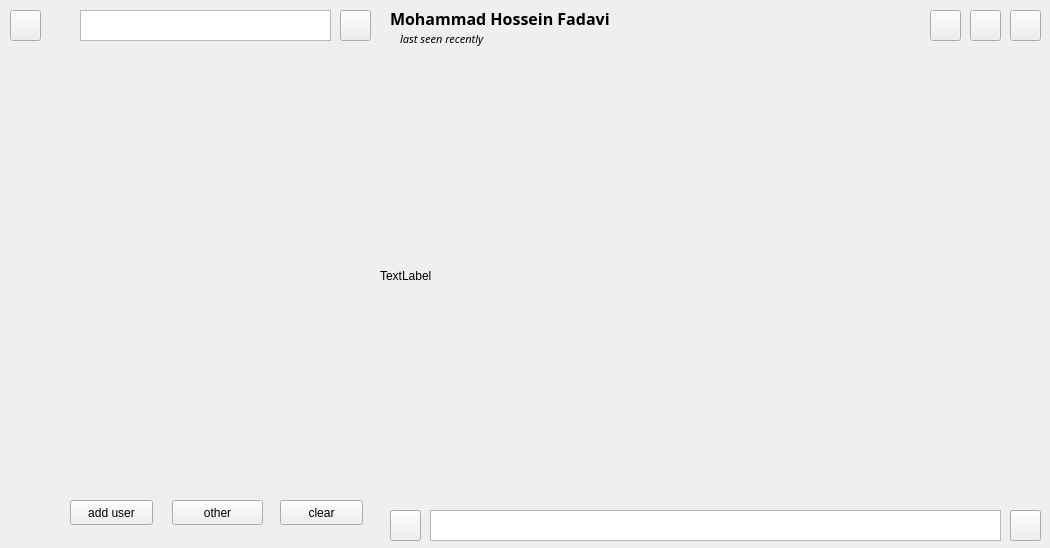
<?xml version="1.0" encoding="UTF-8"?>
<ui version="4.0">
 <class>PyChat</class>
 <widget class="QMainWindow" name="PyChat">
  <property name="geometry">
   <rect>
    <x>0</x>
    <y>0</y>
    <width>1050</width>
    <height>548</height>
   </rect>
  </property>
  <property name="windowTitle">
   <string>PyChat</string>
  </property>
  <property name="tabShape">
   <enum>QTabWidget::Triangular</enum>
  </property>
  <widget class="QWidget" name="centralwidget">
   <widget class="QScrollArea" name="scrollArea">
    <property name="geometry">
     <rect>
      <x>380</x>
      <y>60</y>
      <width>661</width>
      <height>431</height>
     </rect>
    </property>
    <property name="tabletTracking">
     <bool>true</bool>
    </property>
    <property name="contextMenuPolicy">
     <enum>Qt::DefaultContextMenu</enum>
    </property>
    <property name="styleSheet">
     <string notr="true">background-color: rgba(255, 255, 255, 0)</string>
    </property>
    <property name="frameShape">
     <enum>QFrame::VLine</enum>
    </property>
    <property name="verticalScrollBarPolicy">
     <enum>Qt::ScrollBarAsNeeded</enum>
    </property>
    <property name="horizontalScrollBarPolicy">
     <enum>Qt::ScrollBarAlwaysOff</enum>
    </property>
    <property name="widgetResizable">
     <bool>true</bool>
    </property>
    <widget class="QWidget" name="scrollAreaWidgetContents">
     <property name="geometry">
      <rect>
       <x>0</x>
       <y>0</y>
       <width>657</width>
       <height>427</height>
      </rect>
     </property>
     <layout class="QHBoxLayout" name="horizontalLayout">
      <item>
       <layout class="QVBoxLayout" name="verticalLayout">
        <item>
         <layout class="QFormLayout" name="formLayout">
          <property name="labelAlignment">
           <set>Qt::AlignLeading|Qt::AlignLeft|Qt::AlignVCenter</set>
          </property>
          <property name="rightMargin">
           <number>10</number>
          </property>
         </layout>
        </item>
       </layout>
      </item>
     </layout>
    </widget>
   </widget>
   <widget class="QPushButton" name="send_b">
    <property name="geometry">
     <rect>
      <x>1010</x>
      <y>510</y>
      <width>31</width>
      <height>31</height>
     </rect>
    </property>
    <property name="cursor">
     <cursorShape>PointingHandCursor</cursorShape>
    </property>
    <property name="text">
     <string/>
    </property>
    <property name="icon">
     <iconset>
      <normaloff>../../icons/send2.png</normaloff>../../icons/send2.png</iconset>
    </property>
   </widget>
   <widget class="QPushButton" name="other_b">
    <property name="geometry">
     <rect>
      <x>172</x>
      <y>500</y>
      <width>91</width>
      <height>25</height>
     </rect>
    </property>
    <property name="text">
     <string>other</string>
    </property>
   </widget>
   <widget class="QPushButton" name="clear_b">
    <property name="geometry">
     <rect>
      <x>280</x>
      <y>500</y>
      <width>83</width>
      <height>25</height>
     </rect>
    </property>
    <property name="text">
     <string>clear</string>
    </property>
   </widget>
   <widget class="QTextEdit" name="messegebox_t">
    <property name="geometry">
     <rect>
      <x>430</x>
      <y>510</y>
      <width>571</width>
      <height>31</height>
     </rect>
    </property>
   </widget>
   <widget class="QScrollArea" name="scrollArea_2">
    <property name="geometry">
     <rect>
      <x>60</x>
      <y>50</y>
      <width>311</width>
      <height>441</height>
     </rect>
    </property>
    <property name="cursor" stdset="0">
     <cursorShape>PointingHandCursor</cursorShape>
    </property>
    <property name="tabletTracking">
     <bool>true</bool>
    </property>
    <property name="contextMenuPolicy">
     <enum>Qt::DefaultContextMenu</enum>
    </property>
    <property name="layoutDirection">
     <enum>Qt::LeftToRight</enum>
    </property>
    <property name="autoFillBackground">
     <bool>false</bool>
    </property>
    <property name="frameShape">
     <enum>QFrame::VLine</enum>
    </property>
    <property name="lineWidth">
     <number>-1</number>
    </property>
    <property name="verticalScrollBarPolicy">
     <enum>Qt::ScrollBarAsNeeded</enum>
    </property>
    <property name="horizontalScrollBarPolicy">
     <enum>Qt::ScrollBarAlwaysOff</enum>
    </property>
    <property name="widgetResizable">
     <bool>true</bool>
    </property>
    <widget class="QWidget" name="scrollAreaWidgetContents_2">
     <property name="geometry">
      <rect>
       <x>0</x>
       <y>0</y>
       <width>315</width>
       <height>445</height>
      </rect>
     </property>
     <layout class="QHBoxLayout" name="horizontalLayout_2">
      <item>
       <layout class="QVBoxLayout" name="verticalLayout_2">
        <item>
         <layout class="QFormLayout" name="formLayout_2">
          <property name="rowWrapPolicy">
           <enum>QFormLayout::DontWrapRows</enum>
          </property>
          <property name="rightMargin">
           <number>0</number>
          </property>
         </layout>
        </item>
       </layout>
      </item>
     </layout>
    </widget>
   </widget>
   <widget class="QPushButton" name="user_b">
    <property name="geometry">
     <rect>
      <x>70</x>
      <y>500</y>
      <width>83</width>
      <height>25</height>
     </rect>
    </property>
    <property name="text">
     <string>add user</string>
    </property>
   </widget>
   <widget class="QPushButton" name="record_b">
    <property name="geometry">
     <rect>
      <x>1010</x>
      <y>510</y>
      <width>31</width>
      <height>31</height>
     </rect>
    </property>
    <property name="cursor">
     <cursorShape>PointingHandCursor</cursorShape>
    </property>
    <property name="text">
     <string/>
    </property>
    <property name="icon">
     <iconset>
      <normaloff>../../icons/radio.png</normaloff>../../icons/radio.png</iconset>
    </property>
   </widget>
   <widget class="QPushButton" name="attach_b">
    <property name="geometry">
     <rect>
      <x>390</x>
      <y>510</y>
      <width>31</width>
      <height>31</height>
     </rect>
    </property>
    <property name="cursor">
     <cursorShape>PointingHandCursor</cursorShape>
    </property>
    <property name="text">
     <string/>
    </property>
   </widget>
   <widget class="QPushButton" name="menu_b">
    <property name="geometry">
     <rect>
      <x>10</x>
      <y>10</y>
      <width>31</width>
      <height>31</height>
     </rect>
    </property>
    <property name="styleSheet">
     <string notr="true">pushButton&gt;setStyleSheet(&quot;QPushButton{background:transparent;}&quot;);</string>
    </property>
    <property name="text">
     <string/>
    </property>
    <property name="icon">
     <iconset>
      <normaloff>../../icons/menu (copy).png</normaloff>../../icons/menu (copy).png</iconset>
    </property>
   </widget>
   <widget class="QLabel" name="side_bar_l">
    <property name="geometry">
     <rect>
      <x>0</x>
      <y>0</y>
      <width>51</width>
      <height>551</height>
     </rect>
    </property>
    <property name="text">
     <string/>
    </property>
   </widget>
   <widget class="QTextEdit" name="user_search_t">
    <property name="geometry">
     <rect>
      <x>80</x>
      <y>10</y>
      <width>251</width>
      <height>31</height>
     </rect>
    </property>
   </widget>
   <widget class="QPushButton" name="user_search_b">
    <property name="geometry">
     <rect>
      <x>340</x>
      <y>10</y>
      <width>31</width>
      <height>31</height>
     </rect>
    </property>
    <property name="styleSheet">
     <string notr="true">pushButton&gt;setStyleSheet(&quot;QPushButton{background:transparent;}&quot;);</string>
    </property>
    <property name="text">
     <string/>
    </property>
    <property name="icon">
     <iconset>
      <normaloff>../../icons/menu (copy).png</normaloff>../../icons/menu (copy).png</iconset>
    </property>
   </widget>
   <widget class="QLabel" name="topchat_bar_l">
    <property name="geometry">
     <rect>
      <x>380</x>
      <y>0</y>
      <width>711</width>
      <height>51</height>
     </rect>
    </property>
    <property name="text">
     <string/>
    </property>
   </widget>
   <widget class="QLabel" name="bottomchat_bar_l">
    <property name="geometry">
     <rect>
      <x>380</x>
      <y>500</y>
      <width>711</width>
      <height>51</height>
     </rect>
    </property>
    <property name="text">
     <string/>
    </property>
   </widget>
   <widget class="QLabel" name="usernamem_l">
    <property name="geometry">
     <rect>
      <x>390</x>
      <y>10</y>
      <width>341</width>
      <height>17</height>
     </rect>
    </property>
    <property name="font">
     <font>
      <family>Chilanka</family>
      <pointsize>12</pointsize>
      <weight>75</weight>
      <bold>true</bold>
     </font>
    </property>
    <property name="text">
     <string>Mohammad Hossein Fadavi</string>
    </property>
   </widget>
   <widget class="QLabel" name="lastseen_l">
    <property name="geometry">
     <rect>
      <x>400</x>
      <y>30</y>
      <width>141</width>
      <height>17</height>
     </rect>
    </property>
    <property name="font">
     <font>
      <family>Chilanka</family>
      <pointsize>8</pointsize>
      <italic>true</italic>
     </font>
    </property>
    <property name="text">
     <string>last seen recently</string>
    </property>
   </widget>
   <widget class="QPushButton" name="menu_user_b">
    <property name="geometry">
     <rect>
      <x>1010</x>
      <y>10</y>
      <width>31</width>
      <height>31</height>
     </rect>
    </property>
    <property name="cursor">
     <cursorShape>PointingHandCursor</cursorShape>
    </property>
    <property name="text">
     <string/>
    </property>
   </widget>
   <widget class="QPushButton" name="searchuser_b">
    <property name="geometry">
     <rect>
      <x>970</x>
      <y>10</y>
      <width>31</width>
      <height>31</height>
     </rect>
    </property>
    <property name="cursor">
     <cursorShape>PointingHandCursor</cursorShape>
    </property>
    <property name="text">
     <string/>
    </property>
   </widget>
   <widget class="QPushButton" name="call_b">
    <property name="geometry">
     <rect>
      <x>930</x>
      <y>10</y>
      <width>31</width>
      <height>31</height>
     </rect>
    </property>
    <property name="cursor">
     <cursorShape>PointingHandCursor</cursorShape>
    </property>
    <property name="text">
     <string/>
    </property>
   </widget>
   <widget class="QLabel" name="background_l">
    <property name="geometry">
     <rect>
      <x>380</x>
      <y>50</y>
      <width>691</width>
      <height>451</height>
     </rect>
    </property>
    <property name="autoFillBackground">
     <bool>false</bool>
    </property>
    <property name="text">
     <string>TextLabel</string>
    </property>
   </widget>
   <zorder>background_l</zorder>
   <zorder>scrollArea</zorder>
   <zorder>side_bar_l</zorder>
   <zorder>other_b</zorder>
   <zorder>clear_b</zorder>
   <zorder>scrollArea_2</zorder>
   <zorder>user_b</zorder>
   <zorder>menu_b</zorder>
   <zorder>user_search_t</zorder>
   <zorder>user_search_b</zorder>
   <zorder>topchat_bar_l</zorder>
   <zorder>usernamem_l</zorder>
   <zorder>lastseen_l</zorder>
   <zorder>menu_user_b</zorder>
   <zorder>searchuser_b</zorder>
   <zorder>call_b</zorder>
   <zorder>bottomchat_bar_l</zorder>
   <zorder>attach_b</zorder>
   <zorder>messegebox_t</zorder>
   <zorder>send_b</zorder>
   <zorder>record_b</zorder>
  </widget>
 </widget>
 <tabstops>
  <tabstop>scrollArea</tabstop>
  <tabstop>other_b</tabstop>
  <tabstop>clear_b</tabstop>
  <tabstop>messegebox_t</tabstop>
  <tabstop>scrollArea_2</tabstop>
  <tabstop>user_b</tabstop>
  <tabstop>attach_b</tabstop>
  <tabstop>menu_b</tabstop>
  <tabstop>user_search_t</tabstop>
  <tabstop>user_search_b</tabstop>
  <tabstop>menu_user_b</tabstop>
  <tabstop>searchuser_b</tabstop>
  <tabstop>call_b</tabstop>
  <tabstop>record_b</tabstop>
  <tabstop>send_b</tabstop>
 </tabstops>
 <resources/>
 <connections/>
</ui>
